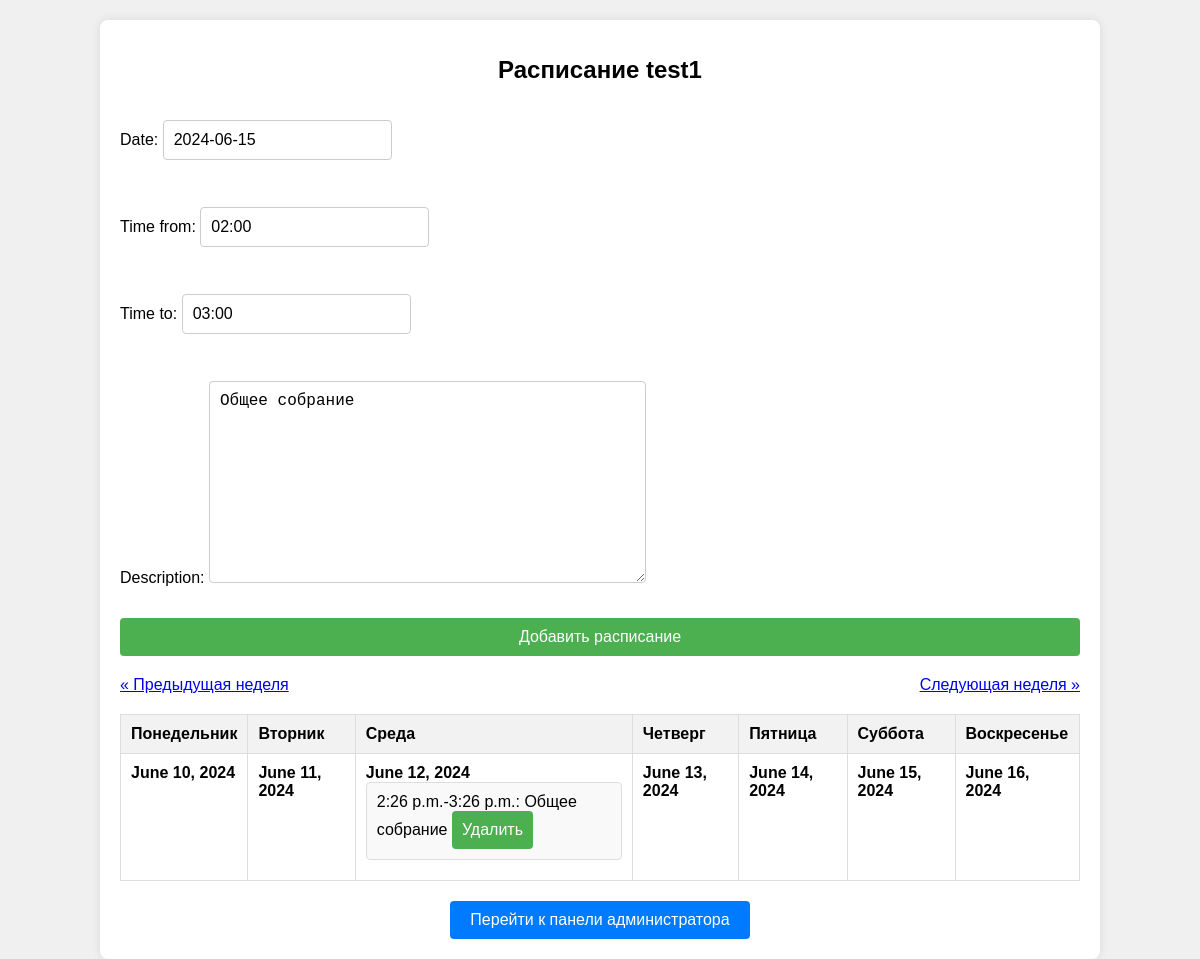
Screenshot of /user/2/schedule/ (signed in) with the database file from the repository.
### accounts/models.py (models this page shows, shortened)
class CustomUser(AbstractUser):
    work_rate = models.FloatField(default=1.0)
    primary_modality = models.CharField(max_length=100)
    additional_modalities = models.ManyToManyField('Modality', blank=True)
    admin = models.BooleanField(default=False)

class Schedule(models.Model):
    user = models.ForeignKey(CustomUser, on_delete=models.CASCADE, related_name='schedules')
    date = models.DateField()
    time_from = models.TimeField()
    time_to = models.TimeField()
    description = models.TextField()

### accounts/views.py (the view)
# urls.py: path('user/<int:user_id>/schedule/', views.user_schedule, name='user_schedule'),
@login_required
def user_schedule(request, user_id):
    if request.user.id != user_id and not request.user.admin:
        return HttpResponseForbidden("You are not authorized to access this page.")
    user = get_object_or_404(CustomUser, id=user_id)
    today = datetime.today()
    current_week = request.GET.get('week', 0)
    try:
        current_week = int(current_week)
    except ValueError:
        current_week = 0
    start_of_week = today + timedelta(weeks=current_week, days=-today.weekday())
    end_of_week = start_of_week + timedelta(days=6)
    schedules = user.schedules.filter(date__range=[start_of_week, end_of_week])
    days = [(start_of_week + timedelta(days=i)).date() for i in range(7)]
    week_schedules = {day: [] for day in days}
    for schedule in schedules:
        week_schedules[schedule.date].append(schedule)
    if request.method == 'POST':
        form = ScheduleForm(request.POST)
        if form.is_valid():
            schedule = form.save(commit=False)
            schedule.user = user
            schedule.save()
            return redirect('user_schedule', user_id=user_id)
    else:
        initial_data = {
            'date': datetime.today().date(),
            'time_from': (datetime.now() + timedelta(hours=1)).time().strftime("%H:%M"),
            'time_to': (datetime.now() + timedelta(hours=2)).time().strftime("%H:%M"),
            'description': 'Общее собрание'
        }
        form = ScheduleForm(initial=initial_data)
    return render(request, 'accounts/user_schedule.html', {'user': user, 'week_schedules': week_schedules, 'form': form, 'current_week': current_week})

### accounts/forms.py
class ScheduleForm(forms.ModelForm):
    class Meta:
        model = Schedule
        fields = ['date', 'time_from', 'time_to', 'description']

### accounts/templates/accounts/user_schedule.html (shortened to what this page needs)
<!DOCTYPE html>
<html lang="en">
<head>
    {% load static %}
    <link rel="stylesheet" href="{% static 'accounts/css/user_schedule.css' %}">
</head>
<body>
    <div class="schedule-container">
        <h1>Расписание {{ user.username }}</h1>
        <form method="POST">
            {{ form.as_p }}
            <button type="submit">Добавить расписание</button>
        </form>
        <div class="navigation">
            <a href="?week={{ current_week|add:"-1" }}">&laquo; Предыдущая неделя</a>
            <a href="?week={{ current_week|add:"1" }}">Следующая неделя &raquo;</a>
        </div>
        <table>
            <thead>
                <tr>
                    <th>Понедельник</th>
                    <th>Вторник</th>
                    <th>Среда</th>
                    <th>Четверг</th>
                    <th>Пятница</th>
                    <th>Суббота</th>
                    <th>Воскресенье</th>
                </tr>
            </thead>
            <tbody>
                <tr>
                    {% for day, schedules in week_schedules.items %}
                    <td>
                        <strong>{{ day }}</strong>
                        <ul>
                            {% for schedule in schedules %}
                            <li>
                                {{ schedule.time_from }}-{{ schedule.time_to }}: {{ schedule.description }}
                                <form method="POST" action="{% url 'delete_schedule' schedule.id %}" style="display:inline;">
                                    <button type="submit" onclick="return confirm('Are you sure you want to delete this schedule?');">Удалить</button>
                                </form>
                            </li>
                            {% endfor %}
                        </ul>
                    </td>
                    {% endfor %}
                </tr>
            </tbody>
        </table>
        {% if request.user.admin %}
        <div class="admin-button">
            <a href="{% url 'admin_panel' %}">
                <button>Перейти к панели администратора</button>
            </a>
        </div>
        {% endif %}
    </div>
</body>
</html>

### accounts/static/accounts/css/user_schedule.css (style rules this page uses)
body { font-family: Arial, sans-serif; background-color: #f0f0f0; margin: 0; padding: 0; }
.schedule-container { width: 80%; margin: 0 auto; background-color: #ffffff; padding: 20px; border-radius: 8px; box-shadow: 0 0 10px rgba(0, 0, 0, 0.1); margin-top: 20px; }
.schedule-container h1 { text-align: center; font-size: 24px; margin-bottom: 20px; }
.schedule-container form { display: flex; flex-direction: column; gap: 15px; margin-bottom: 20px; }
.schedule-container form input, .schedule-container form textarea, .schedule-container form select, .schedule-container form button { padding: 10px; font-size: 16px; border: 1px solid #ccc; border-radius: 4px; }
.schedule-container form button { background-color: #4CAF50; color: white; border: none; cursor: pointer; transition: background-color 0.3s; }
.schedule-container ul { list-style-type: none; padding: 0; }
.schedule-container li { background-color: #f9f9f9; padding: 10px; border: 1px solid #ddd; margin-bottom: 10px; border-radius: 4px; }
.navigation { display: flex; justify-content: space-between; margin-bottom: 20px; }
table { width: 100%; border-collapse: collapse; }
thead { background-color: #f9f9f9; }
th, td { border: 1px solid #ddd; padding: 10px; text-align: left; vertical-align: top; }
th { background-color: #f2f2f2; }
ul { list-style-type: none; padding: 0; margin: 0; }
li { background-color: #f9f9f9; padding: 5px; border: 1px solid #ddd; margin-bottom: 5px; border-radius: 4px; }
.admin-button { text-align: center; margin-top: 20px; }
.admin-button button { padding: 10px 20px; font-size: 16px; border: none; border-radius: 4px; background-color: #007BFF; color: white; cursor: pointer; transition: background-color 0.3s; }

### rows the page displays
CustomUser: username "test1"
Schedule: date "June 12, 2024", time_from "2:26 p.m.", time_to "3:26 p.m.", description "Общее собрание"

### other values shown
{{ day }} "June 10, 2024" "June 11, 2024" "June 13, 2024" "June 14, 2024" "June 15, 2024" "June 16, 2024"
